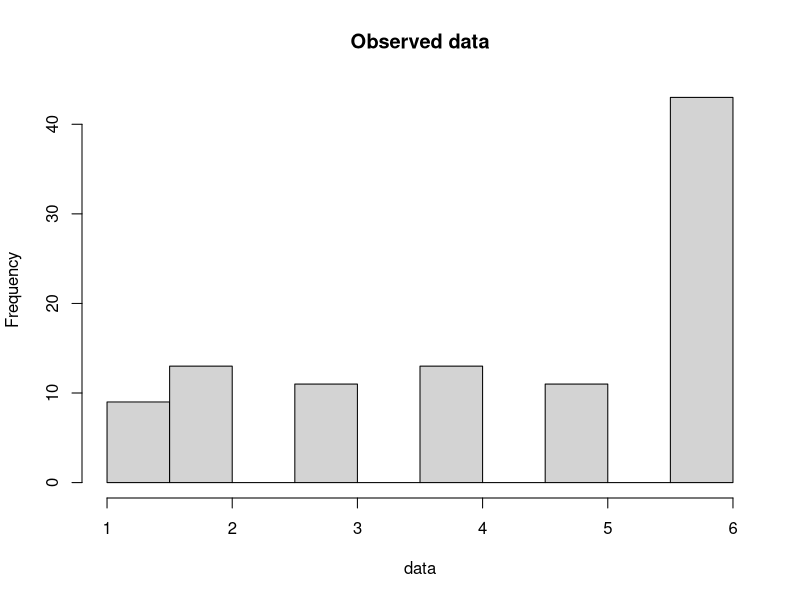
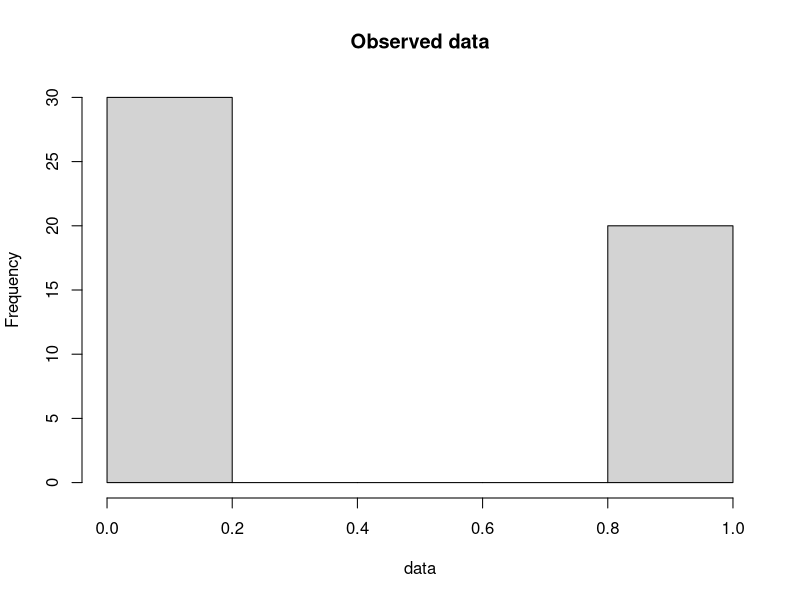
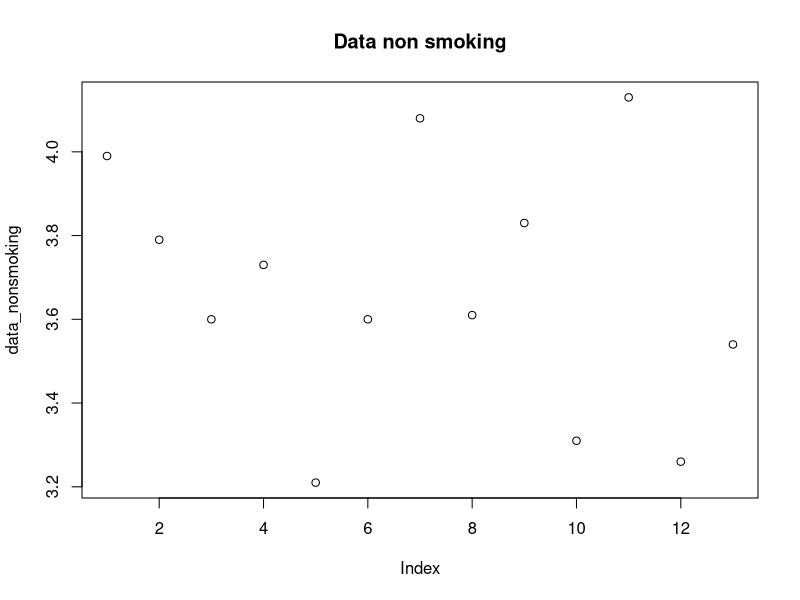
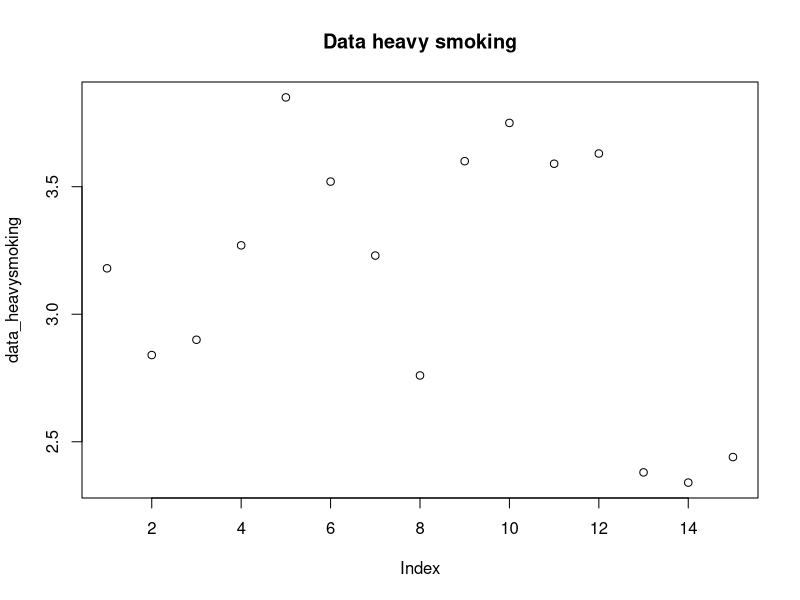

Here is the R script that generated these plots, in order:
# LMS Introduction to statistics & hypothesis testing
# Jesús Urtasun Elizari - LMS Bioinformatics
# November 2023

library("ggplot2")

# Chapter 3. Introduction to hypothesis testing

# i) Example 2: rolling dice ..................................................

# You have agreed to roll a die to decide who starts a game
# You are not sure if your opponent is using a loaded die
# You observe the following outcomes from 100 rolls of his die:
data <- c(6, 1, 5, 6, 2, 6, 4, 3, 4, 6, 1, 2, 5, 6, 6, 3, 6, 2, 6, 4, 6, 2,
          5, 4, 2, 3, 3, 6, 6, 1, 2, 5, 6, 4, 6, 2, 1, 3, 6, 5, 4, 5, 6, 3,
          6, 6, 1, 4, 6, 6, 6, 6, 6, 2, 3, 1, 6, 4, 3, 6, 2, 4, 6, 6, 6, 5,
          6, 2, 1, 6, 6, 4, 3, 6, 5, 6, 6, 2, 6, 3, 6, 6, 1, 4, 6, 4, 2, 6,
          6, 5, 2, 6, 6, 4, 3, 1, 6, 6, 5, 5)

# Do you have enough evidence to confront and ask for another die?
hist(data, main = "Observed data")

# Write down null and alternative hypotheses
# H0: p = 1/6
# H1: p > 1/6

# Choose a significance level
alpha = 0.01

# Code the data such that 6 = success and {0 - 5} = failure
six <- data == 6
print(six)

# Find length of data and number of sixes observed
n <- length(data)
x <- sum(six)
cat(x, "6s observed in", n, "rolls of a die")

# Use H0 (p = 1/6) to find the p-value for this particular observation
pval <- 1 - pbinom(x, 100, 1/6)
cat("p-value = ", pval, "\nsignificance level = ", alpha)

# p-value is less than alpha, so we reject H0: There is evidence that the die is loaded at the 1% significance level

# ii) Example 2 - tossing coins ...............................................

# Same person challenges you now to flip a coin to decide who starts the game
# You start to suspect the coin your opponent is using is not a fair one
# He/she flips it 50 times for you, with the following results: (1 = heads, 0 = tails):
data <- c(1, 0, 1, 0, 1, 0, 1, 0, 1, 0, 0, 1, 0, 1, 0, 1, 0, 0, 1, 0, 0, 1, 0, 0, 1, 
          1, 0, 0, 1, 0, 0, 1, 0, 0, 1, 0, 0, 1, 0, 0, 1, 0, 1, 0, 0, 1, 0, 0, 0, 1)

# Does the coin appear to be fair? If not, should you pick heads or tails?
hist(data, main = "Observed data")

# Write down null and alternative hypotheses
# H0: p = 1/2
# H1: p != 1/2 - we will use a 2-tailed test

# Choose a significance level
alpha = 0.05

# Find length of data and number of heads observed
n <- length(data)
h <- sum(data)

# Compute expected value
ex <- n * 0.5

# Use H0 to find the p-value of the observed number of heads
x1 <- 20  # the lower tail

# Compute p-value
p1 <- pbinom(x1, 50, 0.5)
pval <- 2 * p1 # double the p-value for a two-tailed test
cat("p-value = ", pval, "\nsignificance level = ", alpha)

# p-value is greater than alpha, so we accept H0: there is no evidence that the coin is biased at the 5% significance level

# iii) Example 3 - t test......................................................

# We use the t test to assess whether two samples taken from normal distributions have significantly different means.
# The test statistic follows a Student's t-distribution, provided that the variances of the two groups are equal.
# Other variants of the t-test are applicable under different conditions.
# The test statistic (...)

# The birth weights of babies (in kg) have been measured for a sample of mothers split into two categories: nonsmoking and heavy smoking.
# The two categories are measured independently from each other.
# Both come from normal distributions
# The two groups are assumed to have the same unknown variance:
data_nonsmoking <- c(3.99, 3.79, 3.60, 3.73, 3.21, 3.60, 4.08, 3.61, 3.83, 3.31, 4.13, 3.26, 3.54)
data_heavysmoking <- c(3.18, 2.84, 2.90, 3.27, 3.85, 3.52, 3.23, 2.76, 3.60, 3.75, 3.59, 3.63, 2.38, 2.34, 2.44)

# We want to know whether there is a significant difference in mean birth weight between the two categories.
plot(data_nonsmoking, main = "Data non smoking")
plot(data_heavysmoking, main = "Data heavy smoking")

# Write down null and alternative hypotheses:
# H0: there is no difference in mean birth weight between groups: d == 0
# H1: there is a difference, d != 0

# Choose a significance level
alpha = 0.05

# Get sample sizes
n_ns <- length(data_nonsmoking)
n_hs <- length(data_heavysmoking)

# Find mean and std
mean_ns <- mean(data_nonsmoking)
mean_hs <- mean(data_heavysmoking)
s_ns <- sd(data_nonsmoking)
s_hs <- sd(data_heavysmoking)
cat("non-smoking: n = ", n_ns, ", mean = ", mean_ns, ", SD = ", s_ns)
cat("heavy smoking: n = ", n_hs, ", mean = ", mean_hs, ", SD = ", s_hs)

# Difference between the two sample means:
d_obs <- mean_ns - mean_hs

# Pooled standard deviation
sp <- sqrt(((n_ns - 1)*s_ns^2 + (n_hs - 1)*s_hs^2)/(n_ns + n_hs - 2))

# t-test statistic
t_obs <- d_obs/(sp * sqrt(1/n_ns + 1/n_hs))

# Degrees of freedom given by n1 + n2 - 2
df <- n_ns + n_hs - 2

# Critical value for 95% of probability mass
t_95 <- qt(1 - 0.05/2, df)
cat("t observed = ", t_obs, "\nconfidence interval = (", t_95, ", ", -t_95, ")")

# t_obs lies outside the 95% confidence interval [-t95, t95], so we reject H0
